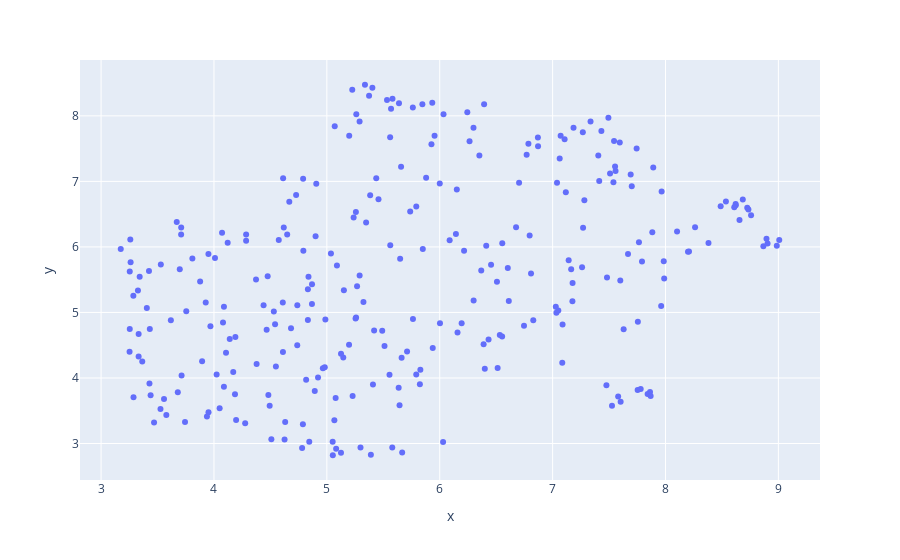

Here is the notebook cell this chart was saved with:
### Code cell
import plotly
import plotly.express as px
plotly.offline.init_notebook_mode(connected=True)

fig = px.scatter(data_frame=df, x='x', y='y', hover_data=['name', 'text'])
fig.show()

### Figure 1 — Plotly figure (JSON) as saved in the notebook; plotly's stock layout.template omitted (floating-point values rounded to 4 significant figures; data arrays with more than 128 entries replaced by an {"elided": "..."} marker saying what was removed)
{"data": [{"customdata": {"elided": "280x2 mixed values"}, "hovertemplate": "x=%{x}<br>y=%{y}<br>name=%{customdata[0]}<br>text=%{customdata[1]}<extra></extra>", "legendgroup": "", "marker": {"color": "#636efa", "symbol": "circle"}, "mode": "markers", "name": "", "showlegend": false, "type": "scatter", "x": {"elided": "280 str values"}, "xaxis": "x", "y": {"elided": "280 str values"}, "yaxis": "y"}], "layout": {"autosize": true, "legend": {"tracegroupgap": 0}, "margin": {"t": 60}, "xaxis": {"anchor": "y", "autorange": true, "domain": [0, 1], "range": [2.833, 9.349], "title": {"text": "x"}, "type": "linear"}, "yaxis": {"anchor": "x", "autorange": true, "domain": [0, 1], "range": [2.42, 8.876], "title": {"text": "y"}, "type": "linear"}}}
